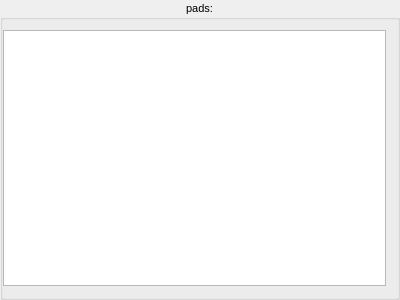
<?xml version="1.0" encoding="UTF-8"?>
<ui version="4.0">
 <class>cPadsInfoView</class>
 <widget class="QGroupBox" name="cPadsInfoView">
  <property name="geometry">
   <rect>
    <x>0</x>
    <y>0</y>
    <width>400</width>
    <height>300</height>
   </rect>
  </property>
  <property name="font">
   <font>
    <pointsize>8</pointsize>
   </font>
  </property>
  <property name="windowTitle">
   <string>GroupBox</string>
  </property>
  <property name="title">
   <string>pads:</string>
  </property>
  <property name="alignment">
   <set>Qt::AlignCenter</set>
  </property>
  <layout class="QVBoxLayout" name="verticalLayout">
   <property name="leftMargin">
    <number>0</number>
   </property>
   <item>
    <widget class="QListWidget" name="padInfoListWidget">
     <property name="movement">
      <enum>QListView::Static</enum>
     </property>
     <property name="resizeMode">
      <enum>QListView::Adjust</enum>
     </property>
     <property name="spacing">
      <number>0</number>
     </property>
     <property name="viewMode">
      <enum>QListView::ListMode</enum>
     </property>
    </widget>
   </item>
  </layout>
 </widget>
 <resources/>
 <connections/>
</ui>
